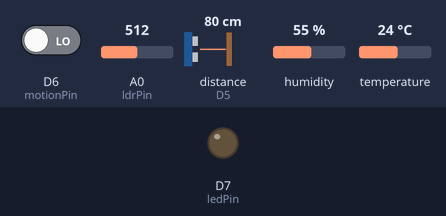
This sketch was run on a simulated ESP8266 (NodeMCU). Parts: output pins drawn as LEDs (lit = HIGH). Wiring (inferred from the names in the program): ultrasonic range finder: trigger D4; echo D5. The inputs (shaded band) are chosen by the test bench; at power-on: D6 (motionPin) LOW, A0 (ldrPin) = 512, distance to the obstacle (sensor on D5) 80 cm, humidity 55 %, temperature 24 °C. The echo pulse lasts 58.3 µs per cm; WiFi joins after 1.5 s; servers stay silent unless stated; pins used as bus, display or sensor lines are not drawn.

Above: at 3.0 s.
3.1 s: D6 (motionPin) driven HIGH
At 4.8 s:
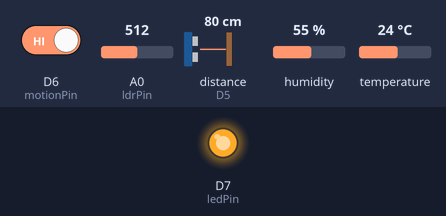
5.3 s: D6 (motionPin) driven LOW
At 6.5 s:
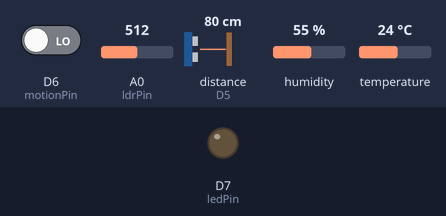
Timing chart, 0 to 8.3 s (numbered marks = the images above; inputs shaded):
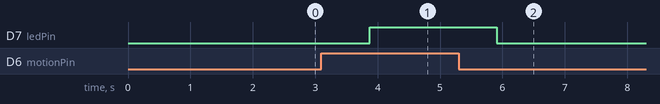

Measured:
- after the input at 3.1 s, D7 (ledPin): LOW → HIGH after 0.77 s
- after the input at 5.3 s, D7 (ledPin): HIGH → LOW after 0.61 s

The sketch:

RoadSafety.ino
```cpp
#define BLYNK_TEMPLATE_ID "TMPL30VD23i8k"
#define BLYNK_TEMPLATE_NAME "FOB IOT"
#define BLYNK_AUTH_TOKEN "VvGyh_GmS1FrsGd6zCUOL67D3qJ1prtm"

#include <ESP8266WiFi.h>
#include <BlynkSimpleEsp8266.h>
#include <DHT.h>  // Include DHT library

// Pin Definitions
const int ldrPin = A0;          // LDR connected to A0
const int motionPin = D6;       // PIR motion sensor connected to D5
const int trigPin = D4;         // Ultrasonic sensor trigger pin
const int echoPin = D5;         // Ultrasonic sensor echo pin
const int ledPin = D7;          // LED connected to D4
const int dhtPin = D2;          // DHT sensor connected to D3

// DHT Sensor Setup
#define DHT_TYPE DHT11  // Use DHT11 or DHT22
DHT dht(dhtPin, DHT_TYPE);

// Variables
int lightLevel = 0;             // Stores light level from LDR
bool motionDetected = false;    // Stores motion detection status
float crowdDensity = 0;         // Stores crowd density (distance from ultrasonic sensor)
float temperature = 0;          // Stores temperature from DHT sensor
float humidity = 0;             // Stores humidity from DHT sensor
float duration , distance ;
// Blynk Authentication
char auth[] = "VvGyh_GmS1FrsGd6zCUOL67D3qJ1prtm"; // Replace with your Blynk Auth Token
char ssid[] = "Aadi_5GHz";   // Replace with your WiFi SSID
char pass[] = "erashu07"; // Replace with your WiFi Password

void setup() {
  // Initialize Serial Monitor
  Serial.begin(115200);

  // Initialize Pins
  pinMode(ldrPin, INPUT);
  pinMode(motionPin, INPUT);
  pinMode(trigPin, OUTPUT);
  pinMode(echoPin, INPUT);
  pinMode(ledPin, OUTPUT);

  // Initialize DHT Sensor
  dht.begin();

  // Connect to Wi-Fi and Blynk
  Blynk.begin(auth, ssid, pass);
}

void loop() {
  Blynk.run();  // Run Blynk

  // Read sensor data
  lightLevel = analogRead(ldrPin);  // Read light level
  motionDetected = digitalRead(motionPin);  // Read motion status
  crowdDensity = measureDistance();  // Measure crowd density
  temperature = dht.readTemperature();  // Read temperature
  humidity = dht.readHumidity();  // Read humidity

  // Send data to Blynk
  Blynk.virtualWrite(V0, lightLevel);  // Send light level to Blynk (Virtual Pin V0)
  Blynk.virtualWrite(V1, motionDetected);  // Send motion status to Blynk (Virtual Pin V1)
  Blynk.virtualWrite(V2, crowdDensity);  // Send crowd density to Blynk (Virtual Pin V2)
  Blynk.virtualWrite(V3, temperature);  // Send temperature to Blynk (Virtual Pin V3)
  Blynk.virtualWrite(V4, humidity);  // Send humidity to Blynk (Virtual Pin V4)

  // Control LED based on motion and light level
  if (motionDetected && lightLevel < 800) {  // Adjust threshold as needed
    digitalWrite(ledPin, HIGH);  // Turn on LED
  } else {
    digitalWrite(ledPin, LOW);  // Turn off LED
  }

  delay(1000);  // Delay for stability
}

// Function to measure distance using ultrasonic sensor
float measureDistance() {
  digitalWrite(trigPin, LOW);
  delayMicroseconds(2);
  digitalWrite(trigPin, HIGH);
  delayMicroseconds(10);
  digitalWrite(trigPin, LOW);

  duration = pulseIn(echoPin, HIGH);
  distance = (duration*.0343)/2;
  return distance;
  delay(100);
}
```
